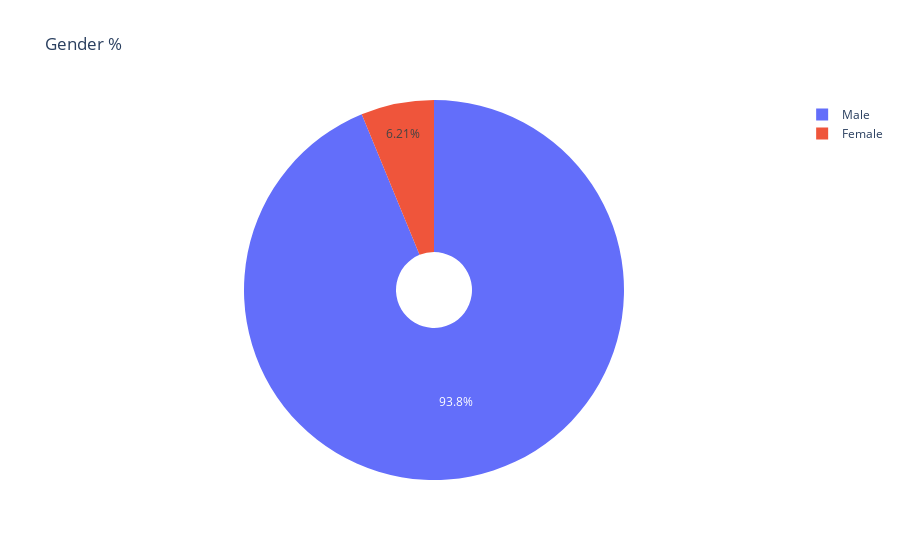

Notebook source saved alongside this figure:
### Markdown cell above
**Challenge**: Create a [donut chart using plotly](https://plotly.com/python/pie-charts/) which shows how many prizes went to men compared to how many prizes went to women. What percentage of all the prizes went to women?

### Code cell
genders = df_data.sex.value_counts()
chart = px.pie(genders, names=genders.index, values=genders.values, title="Gender %", hole=0.2)
chart.show()

### Figure 1 — Plotly figure (JSON) as saved in the notebook; plotly's stock layout.template omitted (floating-point values rounded to 4 significant figures)
{"data": [{"domain": {"x": [0, 1], "y": [0, 1]}, "hole": 0.2, "hovertemplate": "index=%{label}<br>value=%{value}<extra></extra>", "labels": ["Male", "Female"], "legendgroup": "", "name": "", "showlegend": true, "type": "pie", "values": [876, 58]}], "layout": {"legend": {"tracegroupgap": 0}, "title": {"text": "Gender %"}}}
